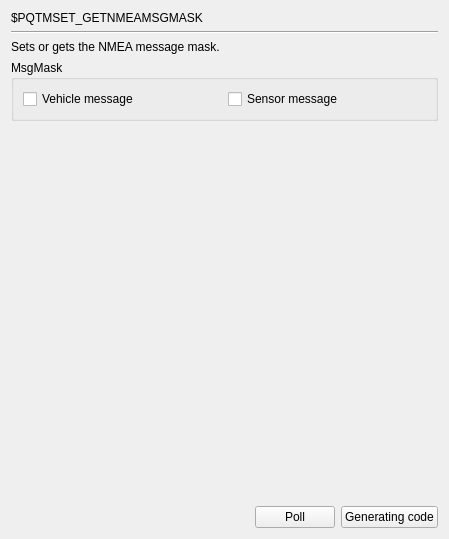
     <widget class="QWidget" name="page_PQTMSET_GETNMEAMSGMASK">
      <layout class="QGridLayout" name="gridLayout_7">
       <item row="0" column="0">
        <widget class="QLabel" name="label_502">
         <property name="text">
          <string>$PQTMSET_GETNMEAMSGMASK</string>
         </property>
        </widget>
       </item>
       <item row="1" column="0" colspan="3">
        <widget class="Line" name="line_129">
         <property name="orientation">
          <enum>Qt::Horizontal</enum>
         </property>
        </widget>
       </item>
       <item row="2" column="0" colspan="2">
        <widget class="QLabel" name="label_503">
         <property name="text">
          <string>Sets or gets the NMEA message mask.</string>
         </property>
        </widget>
       </item>
       <item row="3" column="0" colspan="3">
        <widget class="QGroupBox" name="groupBox_121">
         <property name="title">
          <string>MsgMask</string>
         </property>
         <layout class="QGridLayout" name="gridLayout_6">
          <item row="0" column="0">
           <widget class="QCheckBox" name="checkBox_Vehicle">
            <property name="text">
             <string>Vehicle message</string>
            </property>
           </widget>
          </item>
          <item row="0" column="1">
           <widget class="QCheckBox" name="checkBox_Sensor">
            <property name="text">
             <string>Sensor message</string>
            </property>
           </widget>
          </item>
         </layout>
        </widget>
       </item>
       <item row="4" column="2">
        <spacer name="verticalSpacer_129">
         <property name="orientation">
          <enum>Qt::Vertical</enum>
         </property>
         <property name="sizeHint" stdset="0">
          <size>
           <width>20</width>
           <height>379</height>
          </size>
         </property>
        </spacer>
       </item>
       <item row="5" column="0">
        <spacer name="horizontalSpacer_129">
         <property name="orientation">
          <enum>Qt::Horizontal</enum>
         </property>
         <property name="sizeHint" stdset="0">
          <size>
           <width>238</width>
           <height>20</height>
          </size>
         </property>
        </spacer>
       </item>
       <item row="5" column="1">
        <widget class="QPushButton" name="poll_PQTMSET_GETNMEAMSGMASK">
         <property name="text">
          <string>Poll</string>
         </property>
        </widget>
       </item>
       <item row="5" column="2">
        <widget class="QPushButton" name="GC_PQTMSET_GETNMEAMSGMASK">
         <property name="text">
          <string>Generating code</string>
         </property>
        </widget>
       </item>
      </layout>
     </widget>
